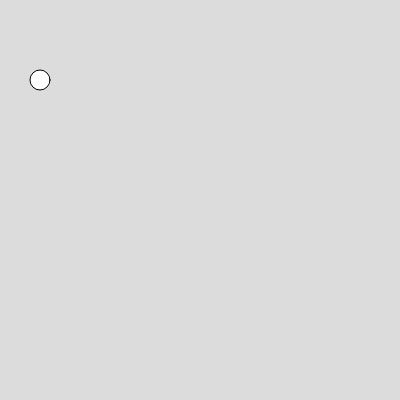
Frame 1 (no input)
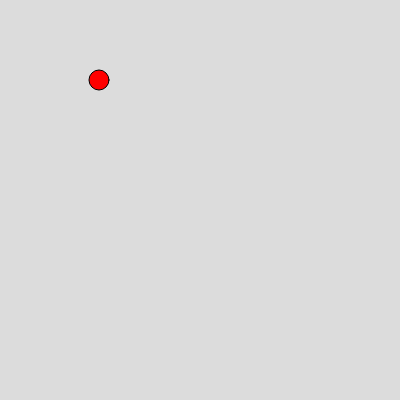
Frame 60 (no input)
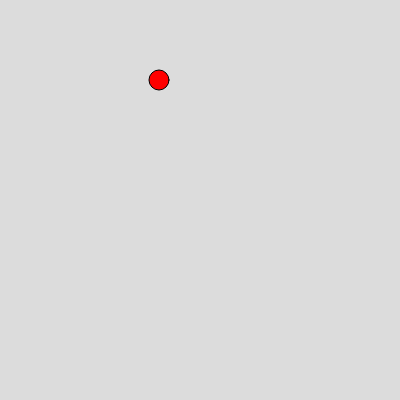
Frame 120 (the mouse pressed at the canvas centre since frame 60)

The p5.js sketch that drew these frames (run headless with seeded random() and noise() and a simulated clock; from frame 60 on, the mouse is pressed at the canvas centre):

// p5.js sketch
// ── sketch.js
var ball = {
  x:40,
  y:80,
  r:20,
  xspeed:1,
  yspeed:0,
  color:["Red","Black"]
};

function setup() {
  createCanvas(400, 400);
}

function draw() {
  background(220);
  circle(ball.x,ball.y,ball.r)
  fill (ball.color[0])
  ball.xspeed
  ball.x=ball.x+ball.xspeed
}
